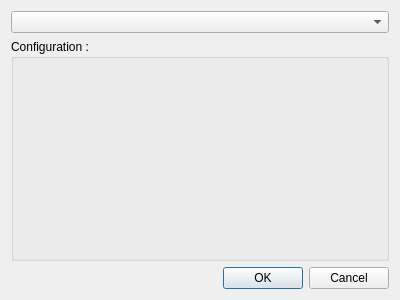
<?xml version="1.0" encoding="UTF-8"?>
<ui version="4.0">
 <class>Validator_dialog</class>
 <widget class="QDialog" name="Validator_dialog">
  <property name="geometry">
   <rect>
    <x>0</x>
    <y>0</y>
    <width>400</width>
    <height>300</height>
   </rect>
  </property>
  <property name="windowTitle">
   <string>Dialog</string>
  </property>
  <layout class="QGridLayout" name="gridLayout">
   <item row="2" column="0">
    <widget class="QDialogButtonBox" name="buttonBox">
     <property name="orientation">
      <enum>Qt::Horizontal</enum>
     </property>
     <property name="standardButtons">
      <set>QDialogButtonBox::Cancel|QDialogButtonBox::Ok</set>
     </property>
    </widget>
   </item>
   <item row="0" column="0">
    <widget class="QComboBox" name="choose_validator_combobox"/>
   </item>
   <item row="1" column="0">
    <widget class="QGroupBox" name="validator_configuration_box">
     <property name="title">
      <string>Configuration :</string>
     </property>
     <property name="flat">
      <bool>false</bool>
     </property>
     <layout class="QGridLayout" name="gridLayout_2"/>
    </widget>
   </item>
  </layout>
 </widget>
 <resources/>
 <connections>
  <connection>
   <sender>buttonBox</sender>
   <signal>accepted()</signal>
   <receiver>Validator_dialog</receiver>
   <slot>accept()</slot>
   <hints>
    <hint type="sourcelabel">
     <x>248</x>
     <y>254</y>
    </hint>
    <hint type="destinationlabel">
     <x>157</x>
     <y>274</y>
    </hint>
   </hints>
  </connection>
  <connection>
   <sender>buttonBox</sender>
   <signal>rejected()</signal>
   <receiver>Validator_dialog</receiver>
   <slot>reject()</slot>
   <hints>
    <hint type="sourcelabel">
     <x>316</x>
     <y>260</y>
    </hint>
    <hint type="destinationlabel">
     <x>286</x>
     <y>274</y>
    </hint>
   </hints>
  </connection>
 </connections>
</ui>
